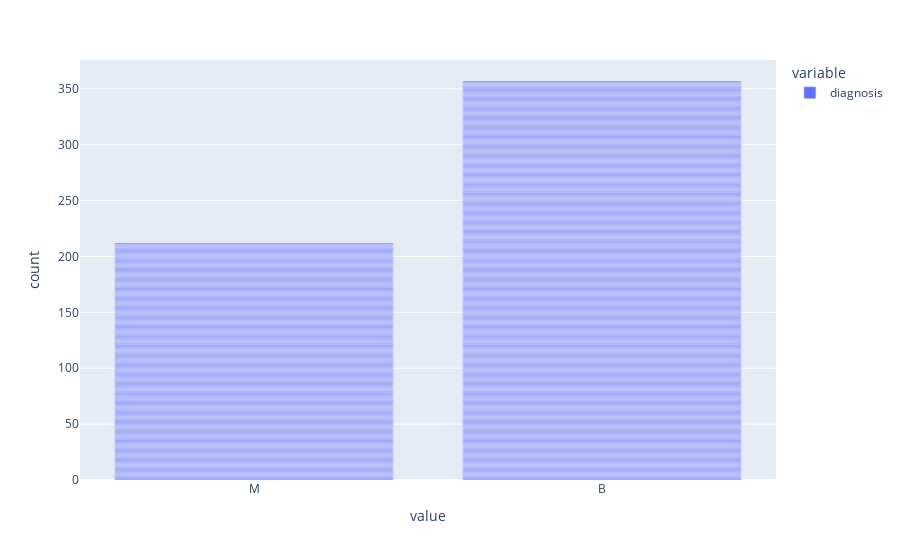

The code cell stored with this chart in its notebook:
### Code cell
analise(dados=df['diagnosis'])

### Figure 1 — Plotly figure (JSON) as saved in the notebook; plotly's stock layout.template omitted (floating-point values rounded to 4 significant figures; data arrays with more than 128 entries replaced by an {"elided": "..."} marker saying what was removed)
{"data": [{"alignmentgroup": "True", "hovertemplate": "variable=diagnosis<br>value=%{x}<br>count=%{y}<extra></extra>", "legendgroup": "diagnosis", "marker": {"color": "#636efa", "pattern": {"shape": ""}}, "name": "diagnosis", "offsetgroup": "diagnosis", "orientation": "v", "showlegend": true, "textposition": "auto", "type": "bar", "x": {"elided": "569 str values"}, "xaxis": "x", "y": {"elided": "569 int values"}, "yaxis": "y"}], "layout": {"barmode": "relative", "legend": {"title": {"text": "variable"}, "tracegroupgap": 0}, "margin": {"t": 60}, "xaxis": {"anchor": "y", "domain": [0, 1], "title": {"text": "value"}}, "yaxis": {"anchor": "x", "domain": [0, 1], "title": {"text": "count"}}}}
